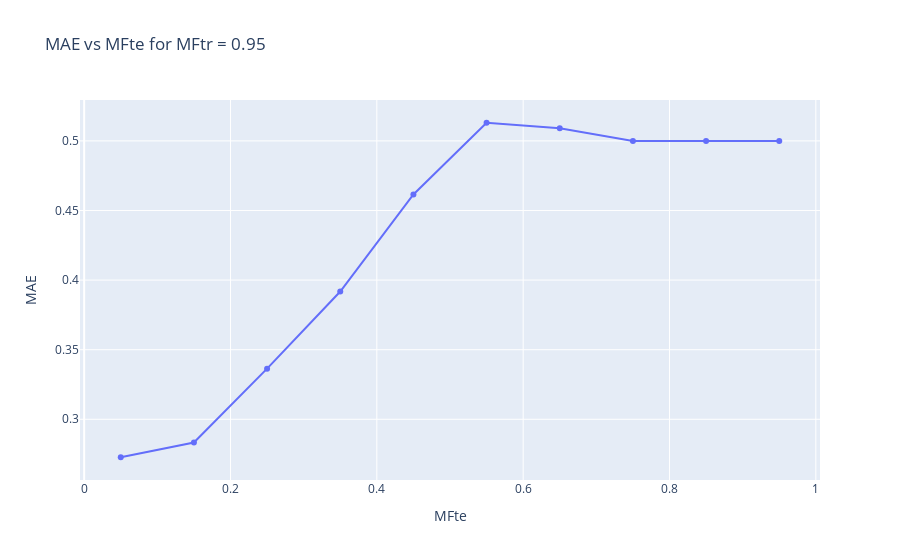

Notebook code cell kept with this figure:
### Markdown cell above
## Results

### Code cell
import plotly.graph_objects as go
import ipywidgets as widgets
from IPython.display import display, clear_output


mftr_dropdown = widgets.Dropdown(
    options=grouped['MFtr'].unique(),
    description='MFtr:'
)

mftr_dropdown.value = grouped['MFtr'].unique()[0]

def update_plot(change):
    selected_mftr = mftr_dropdown.value
    filtered_data = grouped[grouped['MFtr'] == selected_mftr]

    fig = go.Figure()
    for qnt_val in filtered_data['Qnt'].unique():
        qnt_data = filtered_data[filtered_data['Qnt'] == qnt_val]
        fig.add_trace(go.Scatter(x=qnt_data['MFte'], y=qnt_data['MAE'], mode='lines+markers', name=qnt_val))

    fig.update_layout(title=f'MAE vs MFte for MFtr = {selected_mftr}',
                      xaxis_title='MFte',
                      yaxis_title='MAE')

    clear_output(wait=True)
    display(fig)
    display(mftr_dropdown)



mftr_dropdown.observe(update_plot, names='value')
display(mftr_dropdown)
update_plot(None)

### Figure 1 — Plotly figure (JSON) as saved in the notebook; plotly's stock layout.template omitted (floating-point values rounded to 4 significant figures)
{"data": [{"mode": "lines+markers", "name": "MS", "type": "scatter", "x": [0.05, 0.15, 0.25, 0.35, 0.45, 0.55, 0.65, 0.75, 0.85, 0.95], "y": [0.2727, 0.2833, 0.3364, 0.3918, 0.4615, 0.513, 0.5091, 0.5, 0.5, 0.5]}], "layout": {"title": {"text": "MAE vs MFte for MFtr = 0.95"}, "xaxis": {"title": {"text": "MFte"}}, "yaxis": {"title": {"text": "MAE"}}}}
